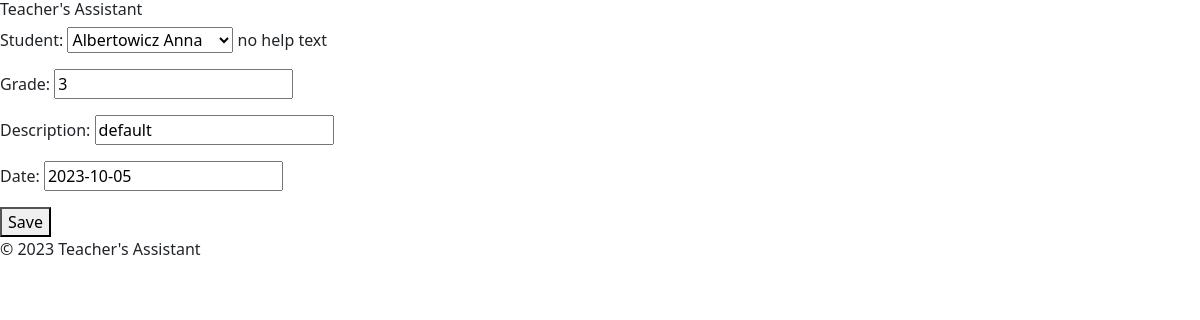
Screenshot of /groups/2A/1/edit/1/ with the database file from the repository.
### groups/models.py (models this page shows)
class SingleGrade(ms.Model):
    student = ms.ForeignKey(Student, on_delete=ms.CASCADE, help_text="no help text")
    grade = ms.PositiveSmallIntegerField()
    description = ms.CharField(max_length=100)
    date = ms.DateField(default=timezone.now)

### groups/views.py (the view)
# urls.py: path('<str:lvl>/<int:pk>/edit/<int:pk2>/', views.edit_grade, name ='edit_grade'),
def edit_grade(request, lvl, pk, pk2):
    grade = get_object_or_404(SingleGrade, pk=pk2)
    if request.method == 'POST':
    	form = SingleGradeForm(request.POST, instance=grade)
    	if form.is_valid():
    	    grade = form.save(commit=False)
    	    grade.save()
    	    return redirect(reverse('student_info', args=[lvl, pk]))
    else:
    	form = SingleGradeForm(instance=grade)
    return render(request, 'groups/single_grade.html', {'form':form})

### groups/forms.py
class SingleGradeForm(forms.ModelForm):
    class Meta:
        model = SingleGrade
        fields = ('student', 'grade', 'description', 'date')
    def __init__(self, *args, **kwargs):
        student = kwargs.pop('student', None)
        super(SingleGradeForm, self).__init__(*args, **kwargs)
        if student is not None:
            self.fields['student'].initial = student

### groups/models.py (called while the page is built)
    def __str__(self):
        return f"{self.surname} {self.name}"

### templates/groups/single_grade.html
{% extends 'groups/base.html' %}
{% block content %}
<form method='POST'>{% csrf_token %}
	{{ form.as_p }}
	<button type='submit'>Save</button>
</form>
{% endblock %}

### rows the page displays
SingleGrade: student "Albertowicz Anna", grade "3", description "default", date "2023-10-05"
